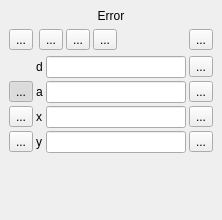
<?xml version="1.0" encoding="UTF-8"?>
<ui version="4.0">
 <class>QgsAdvancedDigitizingDockWidgetBase</class>
 <widget class="QDockWidget" name="QgsAdvancedDigitizingDockWidgetBase">
  <property name="geometry">
   <rect>
    <x>0</x>
    <y>0</y>
    <width>222</width>
    <height>220</height>
   </rect>
  </property>
  <property name="maximumSize">
   <size>
    <width>524287</width>
    <height>220</height>
   </size>
  </property>
  <property name="windowTitle">
   <string>Advanced Digitizing</string>
  </property>
  <widget class="QWidget" name="dockWidgetContents">
   <layout class="QGridLayout" name="gridLayout">
    <item row="0" column="0">
     <layout class="QVBoxLayout" name="mLayout">
      <item>
       <widget class="QLabel" name="mErrorLabel">
        <property name="sizePolicy">
         <sizepolicy hsizetype="MinimumExpanding" vsizetype="MinimumExpanding">
          <horstretch>0</horstretch>
          <verstretch>0</verstretch>
         </sizepolicy>
        </property>
        <property name="text">
         <string>Error</string>
        </property>
        <property name="alignment">
         <set>Qt::AlignCenter</set>
        </property>
        <property name="wordWrap">
         <bool>true</bool>
        </property>
       </widget>
      </item>
      <item>
       <widget class="QWidget" name="mCadWidget" native="true">
        <layout class="QVBoxLayout" name="verticalLayout">
         <property name="margin">
          <number>0</number>
         </property>
         <item>
          <layout class="QHBoxLayout" name="mButtonsLayout">
           <item>
            <widget class="QToolButton" name="mEnabledButton">
             <property name="toolTip">
              <string>&lt;html&gt;&lt;head/&gt;&lt;body&gt;&lt;p&gt;&lt;br/&gt;&lt;/p&gt;&lt;/body&gt;&lt;/html&gt;</string>
             </property>
             <property name="text">
              <string>...</string>
             </property>
             <property name="iconSize">
              <size>
               <width>24</width>
               <height>24</height>
              </size>
             </property>
             <property name="checkable">
              <bool>true</bool>
             </property>
            </widget>
           </item>
           <item>
            <widget class="QWidget" name="mCadButtons" native="true">
             <property name="sizePolicy">
              <sizepolicy hsizetype="MinimumExpanding" vsizetype="Preferred">
               <horstretch>0</horstretch>
               <verstretch>0</verstretch>
              </sizepolicy>
             </property>
             <layout class="QGridLayout" name="gridLayout_2">
              <property name="margin">
               <number>0</number>
              </property>
              <property name="spacing">
               <number>3</number>
              </property>
              <item row="0" column="2">
               <widget class="QToolButton" name="mParallelButton">
                <property name="toolTip">
                 <string>Parallel</string>
                </property>
                <property name="text">
                 <string>...</string>
                </property>
                <property name="icon">
                 <iconset resource="../../images/images.qrc">
                  <normaloff>:/images/themes/default/cadtools/parallel.png</normaloff>:/images/themes/default/cadtools/parallel.png</iconset>
                </property>
                <property name="iconSize">
                 <size>
                  <width>24</width>
                  <height>24</height>
                 </size>
                </property>
                <property name="checkable">
                 <bool>true</bool>
                </property>
               </widget>
              </item>
              <item row="0" column="1">
               <widget class="QToolButton" name="mPerpendicularButton">
                <property name="toolTip">
                 <string>Perpendicular</string>
                </property>
                <property name="text">
                 <string>...</string>
                </property>
                <property name="icon">
                 <iconset resource="../../images/images.qrc">
                  <normaloff>:/images/themes/default/cadtools/perpendicular.png</normaloff>:/images/themes/default/cadtools/perpendicular.png</iconset>
                </property>
                <property name="iconSize">
                 <size>
                  <width>24</width>
                  <height>24</height>
                 </size>
                </property>
                <property name="checkable">
                 <bool>true</bool>
                </property>
               </widget>
              </item>
              <item row="0" column="0">
               <widget class="QToolButton" name="mConstructionModeButton">
                <property name="toolTip">
                 <string>Construction mode</string>
                </property>
                <property name="text">
                 <string>...</string>
                </property>
                <property name="icon">
                 <iconset resource="../../images/images.qrc">
                  <normaloff>:/images/themes/default/cadtools/construction.png</normaloff>:/images/themes/default/cadtools/construction.png</iconset>
                </property>
                <property name="iconSize">
                 <size>
                  <width>24</width>
                  <height>24</height>
                 </size>
                </property>
                <property name="checkable">
                 <bool>true</bool>
                </property>
               </widget>
              </item>
              <item row="0" column="3">
               <spacer name="horizontalSpacer">
                <property name="orientation">
                 <enum>Qt::Horizontal</enum>
                </property>
                <property name="sizeHint" stdset="0">
                 <size>
                  <width>40</width>
                  <height>20</height>
                 </size>
                </property>
               </spacer>
              </item>
              <item row="0" column="4">
               <widget class="QToolButton" name="mSettingsButton">
                <property name="text">
                 <string>...</string>
                </property>
                <property name="icon">
                 <iconset resource="../plugins/georeferencer/georeferencer.qrc">
                  <normaloff>:/icons/default/mActionTransformSettings.png</normaloff>:/icons/default/mActionTransformSettings.png</iconset>
                </property>
                <property name="popupMode">
                 <enum>QToolButton::InstantPopup</enum>
                </property>
               </widget>
              </item>
             </layout>
            </widget>
           </item>
          </layout>
         </item>
         <item>
          <widget class="QWidget" name="mInputWidgets" native="true">
           <layout class="QGridLayout" name="mInputLayout">
            <property name="margin">
             <number>0</number>
            </property>
            <property name="spacing">
             <number>3</number>
            </property>
            <item row="2" column="2">
             <widget class="QLineEdit" name="mXLineEdit">
              <property name="toolTip">
               <string>X coordinate</string>
              </property>
             </widget>
            </item>
            <item row="0" column="2">
             <widget class="QLineEdit" name="mDistanceLineEdit">
              <property name="toolTip">
               <string>Distance</string>
              </property>
             </widget>
            </item>
            <item row="0" column="3">
             <widget class="QToolButton" name="mLockDistanceButton">
              <property name="toolTip">
               <string>Lock distance</string>
              </property>
              <property name="text">
               <string>...</string>
              </property>
              <property name="icon">
               <iconset resource="../../images/images.qrc">
                <normaloff>:/images/themes/default/cadtools/lock.png</normaloff>:/images/themes/default/cadtools/lock.png</iconset>
              </property>
              <property name="checkable">
               <bool>true</bool>
              </property>
             </widget>
            </item>
            <item row="1" column="3">
             <widget class="QToolButton" name="mLockAngleButton">
              <property name="toolTip">
               <string>Lock angle</string>
              </property>
              <property name="text">
               <string>...</string>
              </property>
              <property name="icon">
               <iconset resource="../../images/images.qrc">
                <normaloff>:/images/themes/default/cadtools/lock.png</normaloff>:/images/themes/default/cadtools/lock.png</iconset>
              </property>
              <property name="checkable">
               <bool>true</bool>
              </property>
             </widget>
            </item>
            <item row="3" column="3">
             <widget class="QToolButton" name="mLockYButton">
              <property name="toolTip">
               <string>Lock y coordinate</string>
              </property>
              <property name="text">
               <string>...</string>
              </property>
              <property name="icon">
               <iconset resource="../../images/images.qrc">
                <normaloff>:/images/themes/default/cadtools/lock.png</normaloff>:/images/themes/default/cadtools/lock.png</iconset>
              </property>
              <property name="checkable">
               <bool>true</bool>
              </property>
             </widget>
            </item>
            <item row="0" column="1">
             <widget class="QLabel" name="label">
              <property name="text">
               <string>d</string>
              </property>
             </widget>
            </item>
            <item row="3" column="0">
             <widget class="QToolButton" name="mRelativeYButton">
              <property name="toolTip">
               <string>Toggles relative y to previous node</string>
              </property>
              <property name="text">
               <string>...</string>
              </property>
              <property name="icon">
               <iconset resource="../../images/images.qrc">
                <normaloff>:/images/themes/default/cadtools/delta.png</normaloff>:/images/themes/default/cadtools/delta.png</iconset>
              </property>
              <property name="checkable">
               <bool>true</bool>
              </property>
             </widget>
            </item>
            <item row="1" column="1">
             <widget class="QLabel" name="label_2">
              <property name="text">
               <string>a</string>
              </property>
             </widget>
            </item>
            <item row="1" column="2">
             <widget class="QLineEdit" name="mAngleLineEdit">
              <property name="toolTip">
               <string>Angle</string>
              </property>
             </widget>
            </item>
            <item row="2" column="1">
             <widget class="QLabel" name="label_3">
              <property name="text">
               <string>x</string>
              </property>
             </widget>
            </item>
            <item row="3" column="2">
             <widget class="QLineEdit" name="mYLineEdit">
              <property name="toolTip">
               <string>Y coordinate</string>
              </property>
             </widget>
            </item>
            <item row="2" column="0">
             <widget class="QToolButton" name="mRelativeXButton">
              <property name="toolTip">
               <string>Toggles relative x to previous node</string>
              </property>
              <property name="text">
               <string>...</string>
              </property>
              <property name="icon">
               <iconset resource="../../images/images.qrc">
                <normaloff>:/images/themes/default/cadtools/delta.png</normaloff>:/images/themes/default/cadtools/delta.png</iconset>
              </property>
              <property name="checkable">
               <bool>true</bool>
              </property>
             </widget>
            </item>
            <item row="3" column="1">
             <widget class="QLabel" name="label_4">
              <property name="text">
               <string>y</string>
              </property>
             </widget>
            </item>
            <item row="2" column="3">
             <widget class="QToolButton" name="mLockXButton">
              <property name="toolTip">
               <string>Lock x coordinate</string>
              </property>
              <property name="text">
               <string>...</string>
              </property>
              <property name="icon">
               <iconset resource="../../images/images.qrc">
                <normaloff>:/images/themes/default/cadtools/lock.png</normaloff>:/images/themes/default/cadtools/lock.png</iconset>
              </property>
              <property name="checkable">
               <bool>true</bool>
              </property>
             </widget>
            </item>
            <item row="1" column="0">
             <widget class="QToolButton" name="mRelativeAngleButton">
              <property name="toolTip">
               <string>Toggles relative angle to previous segment</string>
              </property>
              <property name="text">
               <string>...</string>
              </property>
              <property name="icon">
               <iconset resource="../../images/images.qrc">
                <normaloff>:/images/themes/default/cadtools/delta.png</normaloff>:/images/themes/default/cadtools/delta.png</iconset>
              </property>
              <property name="checkable">
               <bool>true</bool>
              </property>
              <property name="checked">
               <bool>true</bool>
              </property>
             </widget>
            </item>
           </layout>
          </widget>
         </item>
        </layout>
       </widget>
      </item>
     </layout>
    </item>
    <item row="1" column="0">
     <spacer name="verticalSpacer">
      <property name="orientation">
       <enum>Qt::Vertical</enum>
      </property>
      <property name="sizeHint" stdset="0">
       <size>
        <width>20</width>
        <height>40</height>
       </size>
      </property>
     </spacer>
    </item>
   </layout>
  </widget>
 </widget>
 <tabstops>
  <tabstop>mEnabledButton</tabstop>
  <tabstop>mConstructionModeButton</tabstop>
  <tabstop>mPerpendicularButton</tabstop>
  <tabstop>mParallelButton</tabstop>
  <tabstop>mSettingsButton</tabstop>
  <tabstop>mDistanceLineEdit</tabstop>
  <tabstop>mLockDistanceButton</tabstop>
  <tabstop>mRelativeAngleButton</tabstop>
  <tabstop>mAngleLineEdit</tabstop>
  <tabstop>mLockAngleButton</tabstop>
  <tabstop>mRelativeXButton</tabstop>
  <tabstop>mXLineEdit</tabstop>
  <tabstop>mLockXButton</tabstop>
  <tabstop>mRelativeYButton</tabstop>
  <tabstop>mYLineEdit</tabstop>
  <tabstop>mLockYButton</tabstop>
 </tabstops>
 <resources>
  <include location="../plugins/georeferencer/georeferencer.qrc"/>
  <include location="../../images/images.qrc"/>
 </resources>
 <connections/>
</ui>
